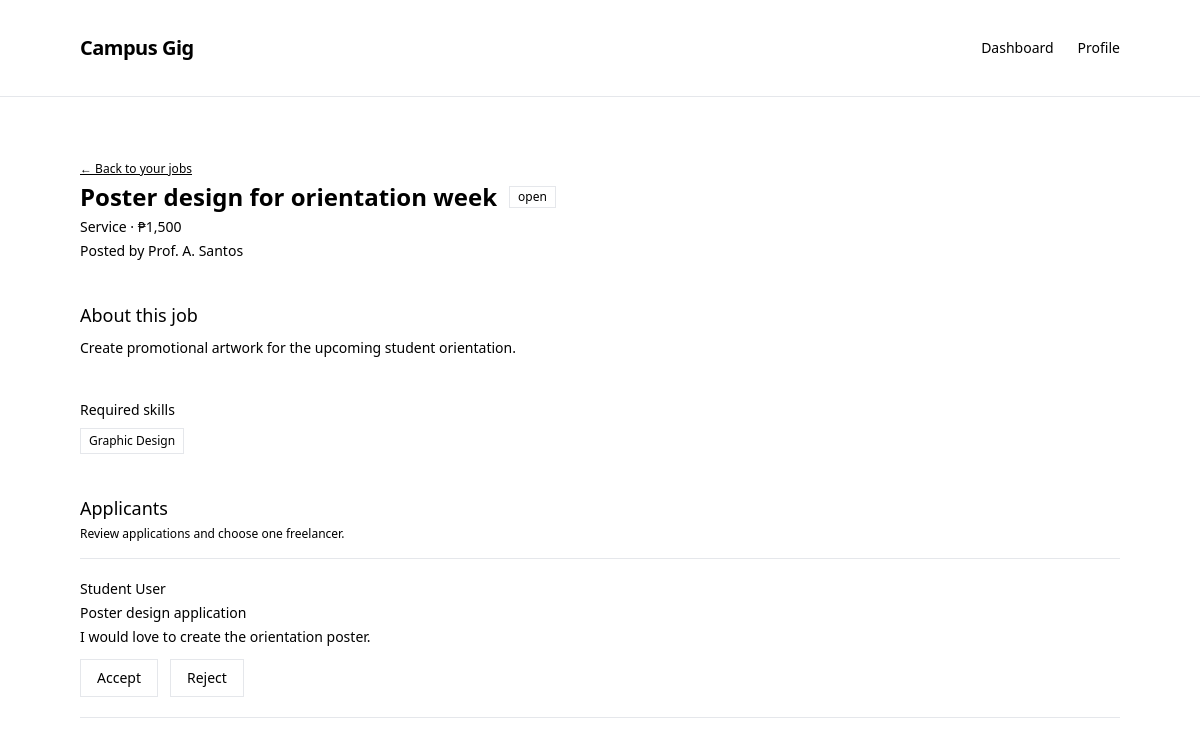
Page /client/job-detail.php?jobId=job-101 (signed in) on the committed database.
### tables this page shows
CREATE TABLE jobs (
	id VARCHAR(64) NOT NULL,
	client_id VARCHAR(64) NOT NULL,
	title VARCHAR(200) NOT NULL,
	job_type VARCHAR(60) NOT NULL,
	budget DECIMAL(10, 2) NOT NULL DEFAULT 0.00,
	description TEXT NOT NULL,
	status ENUM('open', 'closed', 'completed') NOT NULL DEFAULT 'open',
	deadline DATE NULL,
	posted_at DATETIME NOT NULL DEFAULT CURRENT_TIMESTAMP,
	PRIMARY KEY (id),
	KEY idx_jobs_client (client_id),
	KEY idx_jobs_status (status),
	CONSTRAINT fk_jobs_client FOREIGN KEY (client_id) REFERENCES users (id)
		ON DELETE RESTRICT ON UPDATE CASCADE
);

CREATE TABLE users (
	id VARCHAR(64) NOT NULL,
	role ENUM('admin', 'client', 'freelancer') NOT NULL,
	full_name VARCHAR(150) NOT NULL,
	email VARCHAR(255) NOT NULL,
	password_hash VARCHAR(255) NOT NULL,
	created_at TIMESTAMP NOT NULL DEFAULT CURRENT_TIMESTAMP,
	PRIMARY KEY (id),
	UNIQUE KEY uq_users_email (email)
);

CREATE TABLE skills (
	id VARCHAR(64) NOT NULL,
	name VARCHAR(100) NOT NULL,
	PRIMARY KEY (id),
	UNIQUE KEY uq_skills_name (name)
);

CREATE TABLE applications (
	id VARCHAR(64) NOT NULL,
	job_id VARCHAR(64) NOT NULL,
	freelancer_id VARCHAR(64) NOT NULL,
	title VARCHAR(200) NULL,
	message TEXT NULL,
	status ENUM('pending', 'accepted', 'completed', 'rejected') NOT NULL DEFAULT 'pending',
	applied_at DATETIME NOT NULL DEFAULT CURRENT_TIMESTAMP,
	PRIMARY KEY (id),
	UNIQUE KEY uq_application_job_freelancer (job_id, freelancer_id),
	KEY idx_applications_freelancer (freelancer_id),
	CONSTRAINT fk_applications_job FOREIGN KEY (job_id) REFERENCES jobs (id)
		ON DELETE CASCADE ON UPDATE CASCADE,
	CONSTRAINT fk_applications_freelancer FOREIGN KEY (freelancer_id) REFERENCES users (id)
		ON DELETE RESTRICT ON UPDATE CASCADE
);

### classes/Client.php (called while the page is built, shortened)
<?php
final class Client
{
    public function job(string $clientId, string $jobId): ?array
    {
        $statement = $this->db->prepare(
            'SELECT jobs.id, jobs.client_id AS clientId, users.full_name AS clientName,
                    jobs.title, jobs.job_type AS jobType, jobs.budget, jobs.description,
                    jobs.status, jobs.deadline
             FROM jobs INNER JOIN users ON users.id = jobs.client_id
             WHERE jobs.id = ? AND jobs.client_id = ?'
        );
        $statement->bind_param('ss', $jobId, $clientId);
        $statement->execute();
        $job = $statement->get_result()->fetch_assoc() ?: null;
        if ($job) {
            $job['skills'] = $this->skillsForJob($jobId);
        }
        return $job;
    }
    public function applications(string $jobId): array
    {
        $statement = $this->db->prepare(
            'SELECT applications.id, applications.job_id AS jobId, applications.freelancer_id AS freelancerId,
                    users.full_name AS freelancerName, applications.title, applications.message, applications.status,
                    applications.applied_at AS appliedAt
             FROM applications INNER JOIN users ON users.id = applications.freelancer_id
             WHERE applications.job_id = ? ORDER BY applications.applied_at DESC'
        );
        $statement->bind_param('s', $jobId);
        $statement->execute();
        $applications = $statement->get_result()->fetch_all(MYSQLI_ASSOC);
        return $applications;
    }
    private function skillsForJob(string $jobId): array
    {
        $statement = $this->db->prepare(
            'SELECT skills.id, skills.name FROM job_skills
             INNER JOIN skills ON skills.id = job_skills.skill_id
             WHERE job_skills.job_id = ? ORDER BY skills.name'
        );
        $statement->bind_param('s', $jobId);
        $statement->execute();
        $skills = $statement->get_result()->fetch_all(MYSQLI_ASSOC);
        return $skills;
    }
}

### client/job-detail.php (the view, shortened to what this page needs)
<?php
require_once __DIR__ . '/../config/database.php';
require_once __DIR__ . '/../classes/Client.php';
$clientService = new Client($db);
function e($value): string
{
    return htmlspecialchars((string) $value, ENT_QUOTES, 'UTF-8');
}
function getCurrentUser(): ?array
{
    return isset($_SESSION['currentUser'])
        && is_array($_SESSION['currentUser'])
        ? $_SESSION['currentUser']
        : null;
}
$currentUser = getCurrentUser();
$jobId = $_GET['jobId'] ?? '';
$job = $clientService->job($currentUser['id'], $jobId);
$applications = $job ? $clientService->applications($jobId) : [];
$loadError = '';
    ?>
    <?php
$pendingApplications = array_values(
    array_filter(
        $applications,
        fn($application) =>
            $application['status'] === 'pending'
    )
);
function renderHeader(): void
{
    ?>
    <header class="w-full border-b">
        <div
            class="max-w-[1440px] mx-auto px-20 h-24 flex items-center justify-between"
        >
            <a
                href="../index.php"
                class="text-xl font-semibold tracking-tight"
            >
                Campus Gig
            </a>
            <nav
                aria-label="Client navigation"
                class="flex items-center gap-6"
            >
                <a
                    href="dashboard.php"
                    class="text-sm"
                >
                    Dashboard
                </a>
                <a
                    href="profile.php"
                    class="text-sm"
                >
                    Profile
                </a>
            </nav>
        </div>
    </header>
    <?php
}
?>
<!DOCTYPE html>
<html lang="en">
<head>
    <script src="https://cdn.tailwindcss.com"></script>
</head>
<body class="min-h-screen flex flex-col">
<?php renderHeader(); ?>
<main class="flex-1">
    <div
        class="max-w-[1440px] mx-auto px-20 py-16 flex flex-col gap-10 max-w-3xl"
    >
        <?php if ($loadError || !$job): ?>
            <p role="alert" class="text-sm">
                <?= e($loadError ?: 'Job not found.') ?>
            </p>
        <?php else: ?>
            <div class="flex flex-col gap-1">
                <a
                    href="dashboard.php"
                    class="text-xs self-start underline"
                >
                    ← Back to your jobs
                </a>
                <div class="flex flex-wrap items-center gap-3">
                    <h1 class="text-2xl font-semibold">
                        <?= e($job['title']) ?>
                    </h1>
                    <span class="text-xs border px-2 py-0.5">
                        <?= e($job['status']) ?>
                    </span>
                </div>
                <p class="text-sm">
                    <?= e($job['jobType']) ?>
                    · ₱<?= number_format((float) $job['budget']) ?>
                </p>
                <p class="text-sm">
                    Posted by
                    <span class="font-medium">
                        <?= e($job['clientName']) ?>
                    </span>
                </p>
            </div>
            <section class="flex flex-col gap-2">
                <h2 class="text-lg font-medium">
                    About this job
                </h2>
                <p class="text-sm leading-relaxed">
                    <?= e($job['description']) ?>
                </p>
            </section>
            <?php if (!empty($job['skills'])): ?>
                <section class="flex flex-col gap-2">
                    <h2 class="text-sm font-medium">
                        Required skills
                    </h2>
                    <div class="flex flex-wrap gap-2">
                        <?php foreach ($job['skills'] as $skill): ?>
                            <span
                                class="text-xs border px-2 py-1"
                            >
                                <?= e($skill['name']) ?>
                            </span>
                        <?php endforeach; ?>
                    </div>
                </section>
            <?php endif; ?>
            <?php if ($job['status'] === 'open'): ?>
                <section
                    aria-labelledby="applicants-heading"
                    class="flex flex-col gap-4"
                >
                    <div class="flex flex-col gap-1">
                        <h2
                            id="applicants-heading"
                            class="text-lg font-medium"
                        >
                            Applicants
                        </h2>
                        <p class="text-xs">
                            Review applications and choose one freelancer.
                        </p>
                    </div>
                    <?php if (count($pendingApplications) === 0): ?>
                        <div class="border border-dashed p-8">
                            <p class="text-sm">
                                No pending applications yet.
                            </p>
                        </div>
                    <?php else: ?>
                        <ul class="flex flex-col border-t">
                            <?php foreach ($pendingApplications as $application): ?>
                                <li
                                    class="border-b py-5 flex flex-col gap-3"
                                >
                                    <div class="flex flex-col gap-1">
                                        <span class="text-sm font-medium">
                                            <?= e($application['freelancerName']) ?>
                                        </span>
                                        <span class="text-sm">
                                            <?= e($application['title']) ?>
                                        </span>
                                        <p class="text-sm">
                                            <?= e($application['message']) ?>
                                        </p>
                                    </div>
                                    <div class="flex flex-wrap gap-3">
                                        <form
                                            method="POST"
                                            action=""
                                            onsubmit="return confirm('Accept this applicant? Accepting closes this post and rejects every other pending applicant.');"
                                        >
                                            <button
                                                type="submit"
                                                class="text-sm px-4 py-2 border"
                                            >
                                                Accept
                                            </button>
                                        </form>
                                        <form
                                            method="POST"
                                            action=""
                                            onsubmit="return confirm('Reject this applicant?');"
                                        >
                                            <button
                                                type="submit"
                                                class="text-sm px-4 py-2 border"
                                            >
                                                Reject
                                            </button>
                                        </form>
                                    </div>
                                </li>
                            <?php endforeach; ?>
                        </ul>
                    <?php endif; ?>
                </section>
            <?php endif; ?>
        <?php endif; ?>
    </div>
</main>
</body>
</html>

### rows in the picture
jobs: title "Poster design for orientation week", status "open", job_type "Service", budget "1,500", client.full_name "Prof. A. Santos", description "Create promotional artwork for the upcoming student orientation."
skills: name "Graphic Design"
applications: freelancer.full_name "Student User", title "Poster design application", message "I would love to create the orientation poster."
